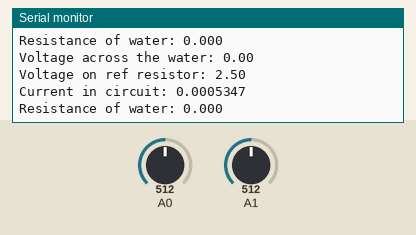
A sketch run on a simulated Arduino Uno, built with avr-gcc and run on an emulated ATmega328P. Parts: the last lines printed to the serial monitor. The inputs (shaded band) are chosen by the test bench; at power-on: A1 = 512, A0 = 512.

Above: at 1.8 s.
1.9 s: A1 set to 0
At 3.0 s:
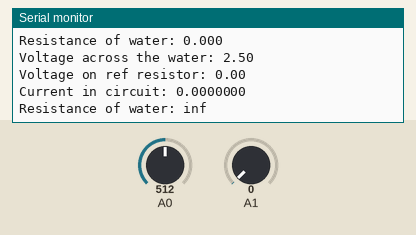
4.7 s: A0 set to 0
At 6.1 s:
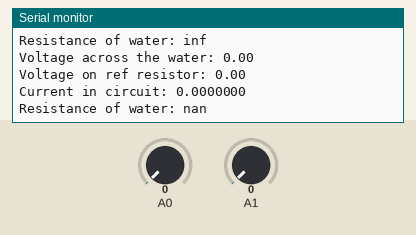
7.9 s: A0 set to 122
At 9.2 s:
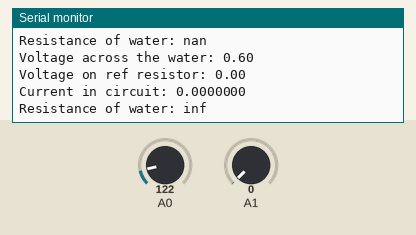
9.4 s: A1 set to 122
At 10.4 s:
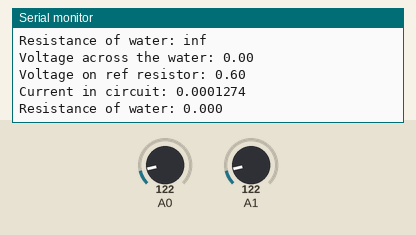
Timing chart, 0 to 11.9 s (numbered marks = the images above; inputs shaded):
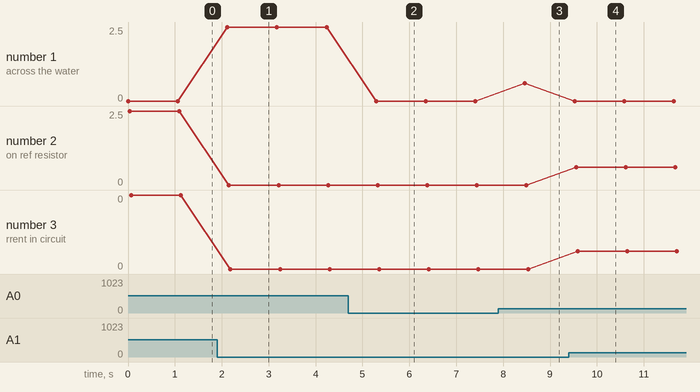

The sketch:

resistancetester.ino
```cpp
//ResistanceTester.ino
//by Kevin Worsley for EWB R&D

/* WIRING:
	A0 = Water +
	A1 = Water - = Vref +
*/

//ints to hold the adc values from either end
int adc_refp;
int adc_probep;
int adc_proben;

float volt_refp;
float volt_probep;
float volt_proben;

float voltWater;
float voltRef;
float current;
float waterResistance;

#define REF_RESISTANCE 4680

void setup() {
	Serial.begin(9600);
	adc_refp = 0;
	adc_probep = 0;
	adc_proben = 0;

	volt_refp = 0;
	volt_probep = 0;
	volt_proben = 0;

	voltWater = 0;
}

void loop() {
	adc_probep = analogRead(A0); //pull in the voltage values from adc
	adc_proben = analogRead(A1);

	volt_probep = adcToVolt(adc_probep); //convert adc value to voltage number
	volt_proben = adcToVolt(adc_proben);
	volt_refp = volt_proben; //these are attached to the same node

	//Serial.println(volt_probep);
	//Serial.println(volt_proben);

	voltWater = volt_probep - volt_proben; //V+ - V- is voltage on resistor
	voltRef = volt_refp; //negative end of ref resistor is connected to ground, so sub by 0

	current = (voltRef / REF_RESISTANCE); //i = V/r, this current is constant throughout the series circuit
	waterResistance = (voltWater/current);

	Serial.print("Voltage across the water: ");
	Serial.println(voltWater);

	Serial.print("Voltage on ref resistor: ");
	Serial.println(voltRef);

	Serial.print("Current in circuit: ");
	Serial.println(current, 7);

	Serial.print("Resistance of water: ");
	Serial.println(waterResistance,3);

	delay(1000);
}

float adcToVolt(int vin) {
	return vin * (5.0 / 1023);//converts adc value to voltage
}
```

Measured:
- after the input at 1.9 s, the serial monitor: prints a new line after 0.22 s (image 1)
- after the input at 4.7 s, the serial monitor: prints a new line after 0.59 s (image 2)
- after the input at 7.9 s, the serial monitor: prints a new line after 0.57 s (image 3)
- after the input at 9.4 s, the serial monitor: prints a new line after 0.16 s (image 4)
- plotted number 1: 0 → 0.6 after the input at 7.9 s
- plotted number 3: 0 → 0 after the input at 9.4 s
